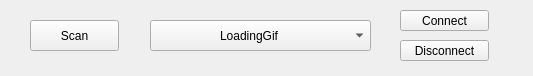
<?xml version="1.0" encoding="UTF-8"?>
<ui version="4.0">
 <class>BluetoothWidget</class>
 <widget class="QWidget" name="BluetoothWidget">
  <property name="geometry">
   <rect>
    <x>0</x>
    <y>0</y>
    <width>533</width>
    <height>76</height>
   </rect>
  </property>
  <property name="windowTitle">
   <string>Form</string>
  </property>
  <widget class="QPushButton" name="ConnectButton">
   <property name="geometry">
    <rect>
     <x>400</x>
     <y>10</y>
     <width>89</width>
     <height>21</height>
    </rect>
   </property>
   <property name="text">
    <string>Connect</string>
   </property>
  </widget>
  <widget class="QComboBox" name="DevicesBox">
   <property name="geometry">
    <rect>
     <x>150</x>
     <y>20</y>
     <width>221</width>
     <height>31</height>
    </rect>
   </property>
   <property name="maxVisibleItems">
    <number>5</number>
   </property>
  </widget>
  <widget class="QPushButton" name="DisconnectButton">
   <property name="geometry">
    <rect>
     <x>400</x>
     <y>40</y>
     <width>89</width>
     <height>21</height>
    </rect>
   </property>
   <property name="text">
    <string>Disconnect</string>
   </property>
  </widget>
  <widget class="QPushButton" name="ScanButton">
   <property name="geometry">
    <rect>
     <x>30</x>
     <y>20</y>
     <width>89</width>
     <height>31</height>
    </rect>
   </property>
   <property name="text">
    <string>Scan</string>
   </property>
  </widget>
  <widget class="QLabel" name="LoadingGif">
   <property name="geometry">
    <rect>
     <x>220</x>
     <y>10</y>
     <width>81</width>
     <height>51</height>
    </rect>
   </property>
   <property name="text">
    <string>LoadingGif</string>
   </property>
  </widget>
 </widget>
 <resources/>
 <connections/>
</ui>
